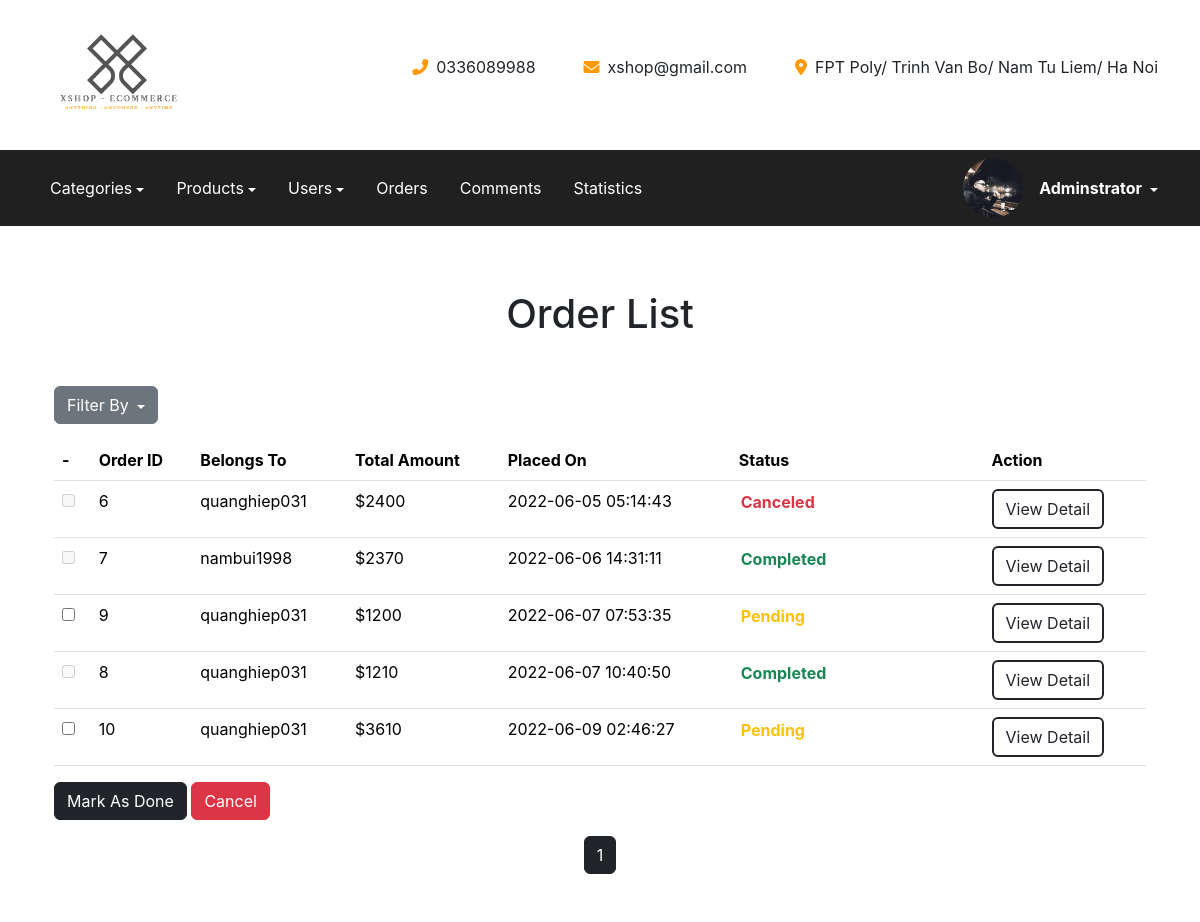
The page /admin/?page=order-list&filterby=all (signed in) on the database its author committed.
### tables this page shows
CREATE TABLE `users` (
  `user_id` varchar(20) NOT NULL,
  `user_password` varchar(20) NOT NULL,
  `user_name` varchar(20) NOT NULL,
  `email` varchar(100) NOT NULL,
  `address` text NOT NULL,
  `phone` varchar(10) NOT NULL,
  `avatar` varchar(999) NOT NULL DEFAULT 'default.jpg',
  `role_id` int(2) NOT NULL
);

CREATE TABLE `orders` (
  `order_id` int(10) NOT NULL,
  `user_id` varchar(20) NOT NULL,
  `total_amount` int(10) NOT NULL,
  `placed_on` timestamp NOT NULL DEFAULT current_timestamp() ON UPDATE current_timestamp(),
  `status_id` int(1) NOT NULL DEFAULT 1
);

CREATE TABLE `order_status` (
  `status_id` int(1) NOT NULL,
  `status_name` varchar(10) NOT NULL
);

### lib/execute_query.php (called while the page is built, shortened)
<?php
function get_db_connection()
{
    $connection = new mysqli("localhost", "root", "", "ecommerce");
    return $connection;
}
function select_one_value($sql)
{
    try {
        $connection = get_db_connection();
        $statement = $connection->prepare($sql);
        if ($statement->execute()) {
            $result = $statement->get_result();
            $data = $result->fetch_row();
            if (!is_null($data))  return $data[0];
            else throw new Exception("No Result");
        } else {
            throw new Exception("SQL Syntax Error!");
            return false;
        }
    } catch (Exception $e) {
        echo "<span class='text-danger fw-bold'>Message: {$e->getMessage()}</span>";
    }
}
function select_single_record($sql)
{
    try {
        $connection = get_db_connection();
        $statement = $connection->prepare($sql);
        if ($statement->execute()) {
            $result = $statement->get_result();
            $data = $result->fetch_assoc();
            if (!is_null($data))  return $data;
        } else throw new Exception("SQL SELECT Syntax Error!");
    } catch (Exception $e) {
        echo "<span class='text-danger fw-bold'>Message: {$e->getMessage()}</span>";
    }
}
function select_all_records($sql)
{
    try {
        $connection = get_db_connection();
        $statement = $connection->prepare($sql);
        if ($statement->execute()) {
            $result = $statement->get_result();
            $data = $result->fetch_all(MYSQLI_ASSOC);
            if (!is_null($data))  return $data;
        } else throw new Exception("SQL Syntax Error");
    } catch (Exception $e) {
        echo "<span class='text-danger fw-bold'>Message: {$e->getMessage()}</span>";
    }
}

### lib/global.php (called while the page is built, shortened)
<?php
function paginate_page($qty_sql, $NO_ITEMS_EACH_PAGE)
{
    $pageIndex = isset($_GET['tabindex']) ? $_GET['tabindex'] : 1;
    $numOfItems = select_one_value($qty_sql);
    $lastIndex = ceil($numOfItems / $NO_ITEMS_EACH_PAGE);
    $startIndex = ($pageIndex - 1) * $NO_ITEMS_EACH_PAGE;
    return   array(
        "qty" => $NO_ITEMS_EACH_PAGE,
        "startIndex" => $startIndex,
        "lastIndex" => $lastIndex
    );
}

### admin/order-list.php (the view, shortened to what this page needs)
<?php
$pagination = paginate_page("SELECT COUNT(`order_id`) FROM `orders`", 10);
extract($pagination);
if (isset($_GET['filterby']) && is_numeric($_GET['filterby'])) {
    $orders = select_all_records("SELECT orders.order_id,
                                        product.product_id,
                                        product.product_name,
                                        quantity,
                                        user_id,
                                        total_amount,
                                        placed_on,
                                        order_status.status_name FROM orders
                                        INNER JOIN order_detail ON orders.order_id = order_detail.order_id
                                        INNER JOIN order_status ON orders.status_id = order_status.status_id
                                        INNER JOIN product ON product.product_id = order_detail.product_id
                                        WHERE orders.status_id = {$_GET['filterby']}
                                        GROUP BY orders.placed_on
                                        LIMIT {$startIndex}, {$qty}");
} else
    $orders = select_all_records("SELECT orders.order_id,
                                        product.product_id,
                                        product.product_name,
                                        quantity,
                                        user_id,
                                        total_amount,
                                        placed_on,
                                        order_status.status_name
                                        FROM orders
                                        INNER JOIN order_detail ON orders.order_id = order_detail.order_id
                                        INNER JOIN order_status ON orders.status_id = order_status.status_id
                                        INNER JOIN product ON product.product_id = order_detail.product_id
                                        GROUP BY orders.placed_on
                                        LIMIT {$startIndex}, {$qty}");
?>
<div class="container py-5">
    <h1 class="text-center mt-3 mb-5">Order List</h1>
    <div class="dropdown mb-3">
        <a class="btn btn-secondary dropdown-toggle" href="#" role="button" id="dropdownMenuLink" data-bs-toggle="dropdown" aria-expanded="false">
            Filter By
        </a>
    </div>
    <form action="?page=order-update" method="POST" onsubmit="return check()">
        <table class="table">
            <thead>
                <tr>
                    <th style="vertical-align:middle;">-</th>
                    <th>Order ID</th>
                    <th>Belongs To</th>
                    <th>Total Amount</th>
                    <th>Placed On</th>
                    <th>Status</th>
                    <th>Action</th>
                </tr>
            </thead>
            <tbody>
                <?php
                if (is_array($orders) && !is_null($orders)) {
                    foreach ($orders as $order) :
                        extract($order);
                ?>
                        <tr>
                            <td><input type="checkbox" class="checkbox" name="orderId[]" value=<?= $order_id ?>></td>
                            <td><?= $order_id ?></td>
                            <td><?= $user_id ?></td>
                            <td><?= '$' . $total_amount ?></td>
                            <td><?= $placed_on ?></td>
                            <td>
                                <input disabled type="text" class="order-status fw-bold bg-transparent border-0" value=<?= ucfirst($status_name) ?>>
                            </td>
                            <td>
                                <a href=<?php echo "?page=order-detail&id={$order_id}" ?> class="btn border-2 border-dark">View Detail</a>
                            </td>
                        </tr>
                <?php
                    endforeach;
                } else
                    echo "<tr><td colspan='7' class='text-center text-danger fw-bold'>There is no order!</td></tr>";
                ?>
            </tbody>
        </table>
        <div class="form-group my-3">
            <button type="submit" class="btn btn-dark" name="mark-done">Mark As Done</button>
            <button type="submit" name="cancel" class="btn btn-danger" onclick="return confirmCancel()">Cancel</button>
        </div>
    </form>
    <div class="d-flex justify-content-center align-items-center gap-2">
        <?php
        for ($i = 1; $i <= $lastIndex; $i++) {
            echo "<a href='?page=order-list&tabindex={$i}' role='button' class='btn btn-dark'>{$i}</a>";
        }
        ?>
    </div>
</div>

### components/header-admin.php (shortened to what this page needs)
<div class="header-top">
    <div class="container d-flex justify-content-between align-items-center container-fluid">
        <a href="http://localhost:8080/ecommerce/admin/">
            <img src="../assets/img/Xshop-logo.png" alt="" class="logo img-fluid" style="max-width: 150px" />
        </a>
        <div class="header-contact">
            <ul class="d-flex justify-content-end gap-5">
                <li class="d-flex justify-content-center gap-2">
                    <span style="color: var(--secondary)"><i class="fas fa-phone-alt"></i></span>
                    <span>0336089988</span>
                </li>
                <li class="d-flex justify-content-center gap-2">
                    <span style="color: var(--secondary)"><i class="fas fa-envelope"></i></span>
                    <span>xshop@gmail.com</span>
                </li>
                <li class="d-flex justify-content-center gap-2">
                    <span style="color: var(--secondary)"><i class="fas fa-map-marker-alt"></i></span>
                    <span>FPT Poly/ Trinh Van Bo/ Nam Tu Liem/ Ha Noi</span>
                </li>
            </ul>
        </div>
    </div>
</div>
<div class="header-menu">
    <nav class="navbar navbar-expand-lg" style="background-color:var(--primary)">
        <div class="container">
            <div class="collapse navbar-collapse" id="navbarSupportedContent">
                <ul class="navbar-nav me-auto mb-2 mb-lg-0 d-flex justify-content-start gap-3">
                    <li class="nav-item dropdown">
                        <a class="nav-link dropdown-toggle" href="#" id="navbarDropdown" role="button" data-bs-toggle="dropdown" aria-expanded="false">Categories</a>
                    </li>
                    <li class="nav-item dropdown">
                        <a class="nav-link dropdown-toggle" href="#" id="navbarDropdown" role="button" data-bs-toggle="dropdown" aria-expanded="false">Products</a>
                    </li>
                    <li class="nav-item dropdown">
                        <a class="nav-link dropdown-toggle" href="?page=ad-user-list" id="navbarDropdown" role="button" data-bs-toggle="dropdown" aria-expanded="false">Users</a>
                    </li>
                    <li class="nav-item">
                        <a class="nav-link" href="?page=order-list&filterby=all">Orders</a>
                    </li>
                    <li class="nav-item">
                        <a class="nav-link" href="?page=comment-list">Comments</a>
                    </li>
                    <li class="nav-item">
                        <a class="nav-link" href="?page=statistic">Statistics</a>
                    </li>
                </ul>
                <div class="d-flex justify-content-end align-items-center gap-3">
                    <img src=<?php echo $ROOT_AVATAR  . $userData['avatar'] ?> alt="" class="rounded-circle" id="header-avatar" style="max-width:60px">
                    <li class="nav-item dropdown d-block">
                        <a class="nav-link dropdown-toggle align-middle fw-bold" href="" id="navbarDropdown" role="button" data-bs-toggle="dropdown" aria-expanded="false">
                            <?= (isset($_SESSION['user_name'])) ? $_SESSION['user_name'] : "" ?>
                        </a>
                    </li>
                </div>
            </div>
        </div>
    </nav>
</div>

### styles/css/main.css (style rules this page uses)
html { scroll-behavior: initial; }
body { font-family: -apple-system, BlinkMacSystemFont, "Segoe UI", Roboto, Oxygen, Ubuntu, Cantarell, "Open Sans", "Helvetica Neue", sans-serif; }
:root { --primary: #202020; --secondary: #ff9900; --form-control-text: #858585; --form-submit-btn-border: #00ff19; --bg-primary: #494949; }
.header-menu .nav-link { color: #fff; }
.dropdown-toggle::after { vertical-align: middle; }

### admin/order-list.php (style rules this page uses)
td { max-width: 200px; }

### rows shown on the page
users: avatar (placeholder picture)
orders: order_id "6", user "quanghiep031", total_amount "2400", placed_on "2022-06-05 05:14:43", status.status_name "Canceled"
orders: order_id "7", user "nambui1998", total_amount "2370", placed_on "2022-06-06 14:31:11", status.status_name "Completed"
orders: order_id "9", user "quanghiep031", total_amount "1200", placed_on "2022-06-07 07:53:35", status.status_name "Pending"
orders: order_id "8", user "quanghiep031", total_amount "1210", placed_on "2022-06-07 10:40:50", status.status_name "Completed"
orders: order_id "10", user "quanghiep031", total_amount "3610", placed_on "2022-06-09 02:46:27", status.status_name "Pending"

### other values the page prints
$_SESSION['user_name'] "Adminstrator"
